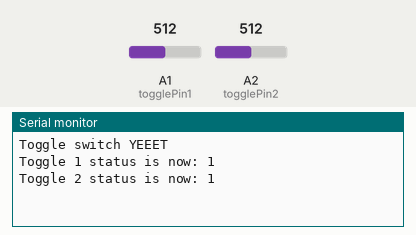
The sketch below on a simulated Arduino Uno, built with avr-gcc and run on an emulated ATmega328P. Parts: the last lines printed to the serial monitor. The test bench sets the inputs (shaded band); at power-on: A1 (togglePin1) = 512, A2 (togglePin2) = 512.

Above: at 1.2 s.
1.3 s: A1 (togglePin1) set to 10
At 2.5 s:
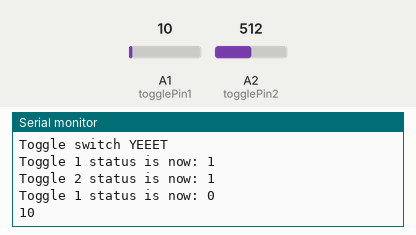
2.8 s: A2 (togglePin2) set to 10
At 3.7 s:
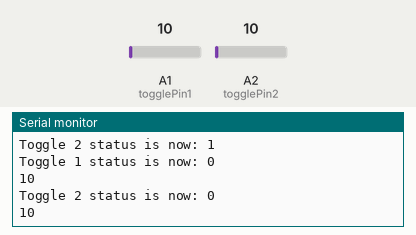
4.3 s: A1 (togglePin1) set to 910
At 4.8 s:
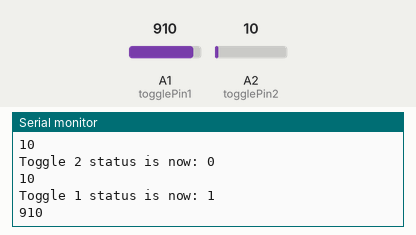
5.8 s: A2 (togglePin2) set to 1023
At 7.2 s:
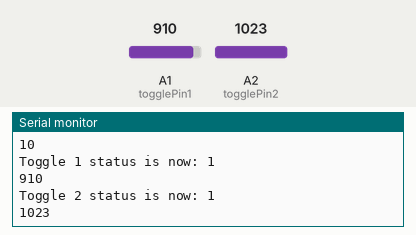
Timing chart, 0 to 8.3 s (numbered marks = the images above; inputs shaded):
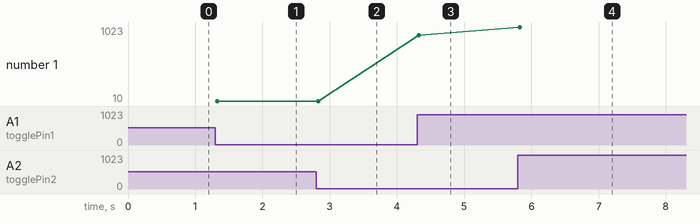

Measured:
- after the input at 1.3 s, the serial monitor: prints a new line at once (image 1)
- after the input at 2.8 s, the serial monitor: prints a new line at once (image 2)
- after the input at 4.3 s, the serial monitor: prints a new line at once (image 3)
- after the input at 5.8 s, the serial monitor: prints a new line at once (image 4)
- plotted number 1: 10 → 910 after the input at 4.3 s, 910 → 1023 after the input at 5.8 s

The sketch:

togglebtntest.ino
```cpp
const int togglePin1 = A1;
const int togglePin2 = A2;

bool Toggle1State = true;
bool Toggle2State = true;
int currentToggle1Value;
int currentToggle2Value;


void setup() {
  currentToggle1Value = analogRead(togglePin1);
  currentToggle2Value = analogRead(togglePin2);
  if (currentToggle1Value == 0){
    Toggle1State = false;
  }
  if (currentToggle2Value == 0){
    Toggle2State = false;
  }
  // put your setup code here, to run once:
  Serial.begin(9600);
  Serial.println("Toggle switch YEEET");
  Serial.print("Toggle 1 status is now: ");
  Serial.println(Toggle1State);
  Serial.print("Toggle 2 status is now: ");
  Serial.println(Toggle2State);
}

void loop() {
  // put your main code here, to run repeatedly:
  currentToggle1Value = analogRead(togglePin1);
  currentToggle2Value = analogRead(togglePin2);

  if (currentToggle1Value > 900 && !Toggle1State){
    Toggle1State = true;
    Serial.print("Toggle 1 status is now: ");
    Serial.println(Toggle1State);
    Serial.println(currentToggle1Value);
  } else if (currentToggle1Value <20 && Toggle1State){
    Toggle1State = false;
    Serial.print("Toggle 1 status is now: ");
    Serial.println(Toggle1State);
    Serial.println(currentToggle1Value);
  }
  if (currentToggle2Value > 900 && !Toggle2State){
    Toggle2State = true;
    Serial.print("Toggle 2 status is now: ");
    Serial.println(Toggle2State);
    Serial.println(currentToggle2Value);
  } else if (currentToggle2Value < 20 &&Toggle2State){
    Toggle2State = false;
    Serial.print("Toggle 2 status is now: ");
    Serial.println(Toggle2State);
    Serial.println(currentToggle2Value);
  }

}
```
